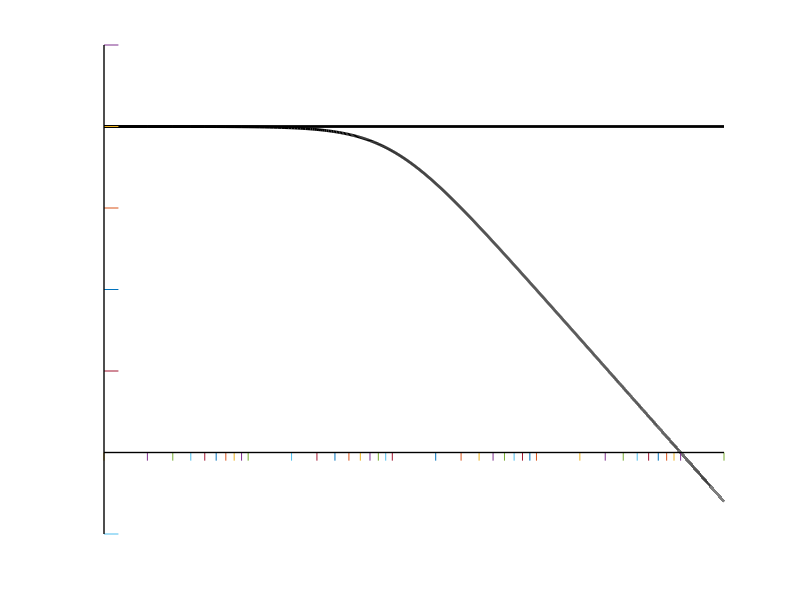
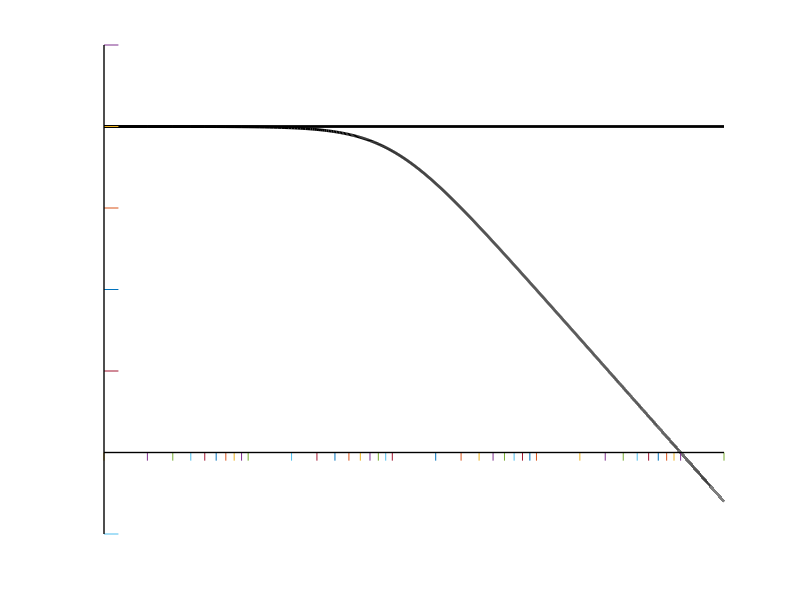

MATLAB code to generate these figures, in order:
%
clf
hold on

A=@(f) 10000./(100+j.*f);

f=1:1:20000;
plot(log10(f),20*log10(abs(A(f))),"linewidth",2,"color","black")

plot([0,log10(20000)],[40,40],"linewidth",2,"color","black")

%grid
x=[1,2,3,4,5,6,7,8,9,10,20,30,40,50,60,70,80,90,100,200,300,400,500,600,700,800,900,1000,2000,3000,4000,5000,6000,7000,8000,9000,10000,20000];

for xtk=log10(x)
plot([xtk,xtk],[-1,0])
endfor

y=[-10,10,20,30,40,50];

for ytk=y
plot([0,0.1],[ytk,ytk])
endfor


%axis

plot([0,log10(20000)],[0,0],"linewidth",1,"color","black")
plot([0,0],[-10,50],"linewidth",1,"color","black")

axis([0,log10(20000),-10,50])
grid off
axis off

print -demf bodeMagnitudeSinglePoleB.emf
print -deps bodeMagnitudeSinglePoleB.eps
